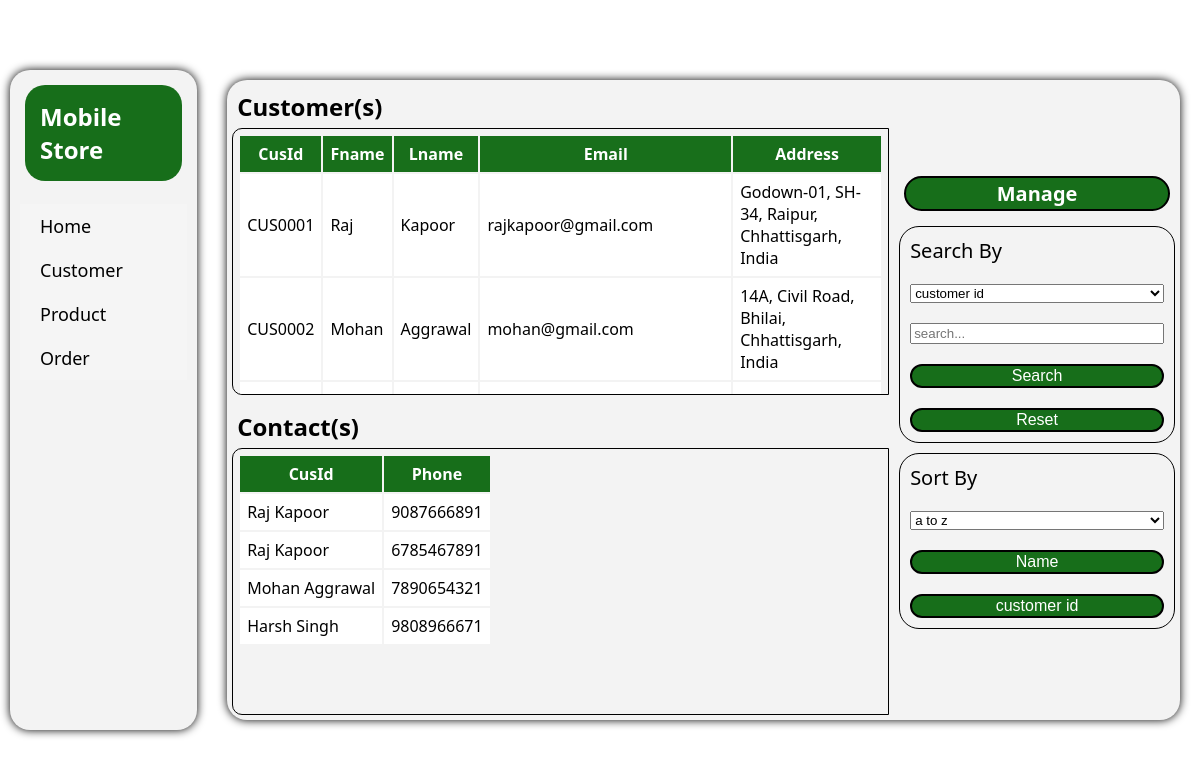
The page /store/customer/ on the database its author committed.
### store/models.py (models this page shows, shortened)
class Customer(models.Model):
    customerId = models.CharField(max_length=10, primary_key=True)
    fname = models.CharField(max_length=100)
    lname = models.CharField(max_length=100)
    email = models.EmailField()
    house = models.CharField(max_length=100)
    street = models.CharField(max_length=100)
    city = models.CharField(max_length=100)
    state = models.CharField(max_length=100)
    country = models.CharField(max_length=100)
    def __str__(self):
        return f"{self.fname} {self.lname}"

class CustomerPhone(models.Model):
    customer = models.ForeignKey(Customer, on_delete=models.CASCADE)
    phone = models.CharField(max_length=15)

### store/storeView/views.py (the view, shortened to what this page needs)
# urls.py: path("customer/", views.customer, name="customer"),
def customer(request):
    customers = get_customer(all=True,count_all=True)
    customer_phone = CustomerPhone.objects.all().order_by("customer")
    return render(request, "store/customer.html",
                  {"customers":customers[1],
                   "total_customer":customers[0],
                   "customer_phone":customer_phone})

### store/storeView/views.py (called while the page is built)
def get_customer(count_all=True, all=False):
    customer = Customer.objects.all().order_by("customerId")
    if all != True:
        if count_all != True:
            return None
        total_customer = Customer.objects.count()
        return [total_customer,0]
    if count_all == True:
        total_customer = Customer.objects.count()
        return [total_customer,customer]
    return [0,customer]

### store/templates/store/customer.html (shortened to what this page needs)
{% extends "index.html" %}
{% block report_block %}
<div class="displayBox">
    <h3>Customer(s)</h3>
    <div class="tableBox">
        <table>
            <tr>
                <th>CusId</th>
                <th>Fname</th>
                <th>Lname</th>
                <th>Email</th>
                <th>Address</th>
            </tr>
            {% for customer in customers %}
            <tr>
                <td>{{customer.customerId}}</td>
                <td>{{customer.fname}}</td>
                <td>{{customer.lname}}</td>
                <td>{{customer.email}}</td>
                <td>{{customer.house}}, {{customer.street}},
                    {{customer.city}}, {{customer.state}}, {{customer.country}}</td>
            </tr>
            {% endfor %}
        </table>
    </div>
    <h3>Contact(s)</h3>
    <div class="tableBox">
        <table>
            <tr>
                <th>CusId</th>
                <th>Phone</th>
            </tr>
            {% for cus_phone in customer_phone %}
            <tr>
                <td>{{cus_phone.customer}}</td>
                <td>{{cus_phone.phone}}</td>
            </tr>
            {% endfor %}
        </table>
    </div>
</div>
<div class="curdBox">
    <a class="manageBtn">Manage</a>
    <div class="searchBox">
        <form class="column_form" method="post" action="/store/customer/">
            <label>Search By</label>
            <select name="search_by" id="query">
                <option value="customer_id">customer id</option>
            </select>
            <input name="search_value" placeholder="search...">
            <button name="search_query">Search</button>
            <button name="reset">Reset</button>
        </form>
    </div>
    <div class="sortBox">
        <form class="column_form" method="post" action="/store/customer/">
            <label>Sort By</label>
            <select name="sort_by" id="query">
                <option value="ascending">a to z</option>
            </select>
            <button name="name_sort">Name</button>
            <button name="id_sort">customer id</button>
        </form>
    </div>
</div>
{% endblock report_block %}

### templates/index.html (shortened to what this page needs)
{% load static %}
<html>
    <head>
        <link rel="stylesheet" href={% static 'index.css' %}>
    </head>
    <body>
        <div class="dashboard">
            <div class="panel">
                <div class="titleBox">
                    <h3 id="panelTitle">Mobile Store</h3>
                </div>
                <ul>
                    <li id="option"><a href="/store/home/">Home</a></li>
                    <li id="option"><a href="/store/customer/">Customer</a></li>
                    <li id="option"><a href="/store/product/">Product</a></li>
                    <li id="option"><a href="/store/order/">Order</a></li>
                </ul>
            </div>
            <div class="report">
                {% block  report_block%}{% endblock  %}
            </div>
        </div>
    </body>
</html>

### static/index.css (style rules this page uses)
body { margin:0px; }
.dashboard { width: 100%; height: 100%; background-color: white; justify-content: center; display: flex; flex-direction: row; overflow: hidden; }
.panel { display: flex; align-self: center; flex-direction: column; height: 80%; width: 200px; background-color: rgb(243, 243, 243); box-shadow: 0px 0px 10px 0px black; margin: 10px; border-radius: 20px; padding: 10px; }
#panelTitle { margin: 5px; padding: 10px; color: white; }
.report { background-color: rgb(243, 243, 243); box-shadow: 0px 0px 10px 0px black; align-self: center; margin: 20px; width: 95%; height: 80%; border-radius: 20px; display: flex; flex-direction: row; }
.titleBox { background-color: rgba(10, 103, 13, 0.943); border-radius: 20px; margin: 5px; color: white; }
h3 { font-size: 24px; font-family: 'Segoe UI', Tahoma, Geneva, Verdana, sans-serif; font-weight: 700; color: black; padding-inline-start: 10px; padding-top: 10px; margin: 0px; }
ul { display: flex; flex-direction: column; list-style: none; font-size: 18px; font-family: system-ui, -apple-system, BlinkMacSystemFont, 'Segoe UI', Roboto, Oxygen, Ubuntu, Cantarell, 'Open Sans', 'Helvetica Neue', sans-serif; color: black; padding-inline-start: 0px; }
a { padding: 10px; text-decoration: none; color: black; }
li { padding: 10px; background-color: whitesmoke; color: black; }
button { font-size: 16px; color: white; background-color: rgba(10, 103, 13, 0.943); border-radius: 20px; border-style: solid; margin-left: 10px; transition: all 0.5s ease-in-out; }
.displayBox { display: flex; flex-direction: column; width: 70%; }
.tableBox { display: flex; flex-direction: column; height:50%; overflow-y: scroll; border: 1px solid black; border-radius: 10px 0px 0px 10px; margin: 5px; }
table { width: fit-content; border-radius: 20px; padding: 5px; }
th,td { padding: 7px; }
th { background-color: rgba(10, 103, 13, 0.943); color: white; font-family: 'Segoe UI', Tahoma, Geneva, Verdana, sans-serif; font-weight: 600; }
td { background-color: white; color: black; font-family:system-ui, -apple-system, BlinkMacSystemFont, 'Segoe UI', Roboto, Oxygen, Ubuntu, Cantarell, 'Open Sans', 'Helvetica Neue', sans-serif; font-weight: 400; margin: 0px; transition: all 0.2s ease-in-out; }
.curdBox { display: flex; flex-direction: column; width: 30%; justify-content: center; }
.column_form { display: flex; flex-direction: column; margin: 5px; border: 1px solid black; border-radius: 20px; }
.manageBtn { font-size: 20px; background-color: rgba(10, 103, 13, 0.943); color: white; font-family: 'Segoe UI', Tahoma, Geneva, Verdana, sans-serif; font-weight: 600; border: 2px solid black; border-radius: 20px; padding: 2px; text-align: center; margin: 10px; }
label { font-size: 20px; font-family: 'Segoe UI', Tahoma, Geneva, Verdana, sans-serif; font-weight: 500; }
input,label,button,select { margin: 10px; }

### rows shown on the page
Customer: customerId "CUS0001", fname "Raj", lname "Kapoor", email "rajkapoor@gmail.com", house "Godown-01", street "SH-34", city "Raipur", state "Chhattisgarh", country "India"
Customer: customerId "CUS0002", fname "Mohan", lname "Aggrawal", email "mohan@gmail.com", house "14A", street "Civil Road", city "Bhilai", state "Chhattisgarh", country "India"
CustomerPhone: customer "Raj Kapoor", phone "9087666891"
CustomerPhone: customer "Raj Kapoor", phone "6785467891"
CustomerPhone: customer "Mohan Aggrawal", phone "7890654321"
CustomerPhone: customer "Harsh Singh", phone "9808966671"
